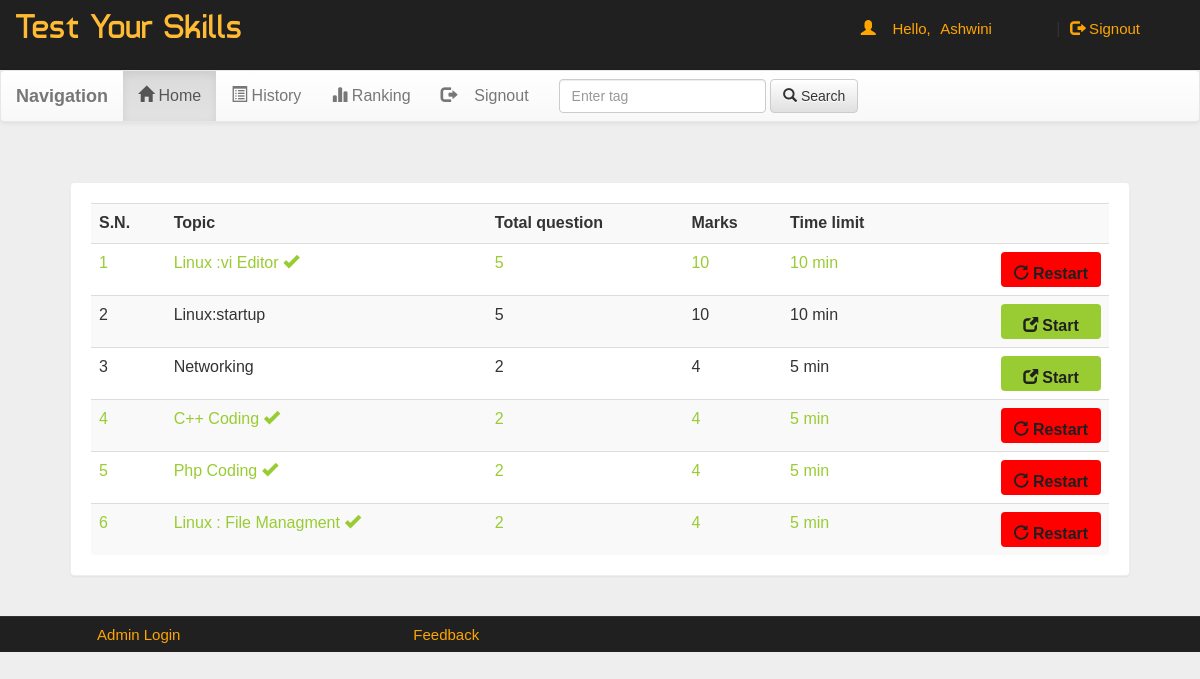
The page /account.php?q=1 (signed in) on the database its author committed.
### tables this page shows
CREATE TABLE `quiz` (
  `eid` text NOT NULL,
  `title` varchar(100) NOT NULL,
  `rig` int(11) NOT NULL,
  `wrong` int(11) NOT NULL,
  `total` int(11) NOT NULL,
  `time` bigint(20) NOT NULL,
  `intro` text NOT NULL,
  `tag` varchar(100) NOT NULL,
  `date` timestamp NOT NULL DEFAULT CURRENT_TIMESTAMP ON UPDATE CURRENT_TIMESTAMP
);

### account.php (the view, shortened to what this page needs)
<!DOCTYPE html PUBLIC "-//W3C//DTD XHTML 1.0 Transitional//EN" "http://www.w3.org/TR/xhtml1/DTD/xhtml1-transitional.dtd">
<html xmlns="http://www.w3.org/1999/xhtml">
<head>
<link  rel="stylesheet" href="css/bootstrap.min.css"/>
 <link  rel="stylesheet" href="css/bootstrap-theme.min.css"/>
 <link rel="stylesheet" href="css/main.css">
 <link  rel="stylesheet" href="css/font.css">
</head>
<body>
<div class="header">
<div class="row">
<div class="col-lg-6">
<span class="logo">Test Your Skills</span></div>
<div class="col-md-4 col-md-offset-2">
 <?php
 include_once 'dbConnection.php';
  if(!(isset($_SESSION['email']))){
header("location:index.php");
}
else
{
$name = $_SESSION['name'];
$email=$_SESSION['email'];
echo '<span class="pull-right top title1" ><span class="log1"><span class="glyphicon glyphicon-user" aria-hidden="true"></span>&nbsp;&nbsp;&nbsp;&nbsp;Hello,</span> <a href="account.php?q=1" class="log log1">'.$name.'</a>&nbsp;|&nbsp;<a href="logout.php?q=account.php" class="log"><span class="glyphicon glyphicon-log-out" aria-hidden="true"></span>&nbsp;Signout</button></a></span>';
}?>
</div>
</div></div>
<div class="bg">
<nav class="navbar navbar-default title1">
  <div class="container-fluid">
    <div class="navbar-header">
      <a class="navbar-brand" href="#"><b>Navigation</b></a>
    </div>
    <div class="collapse navbar-collapse" id="bs-example-navbar-collapse-1">
      <ul class="nav navbar-nav">
        <li <?php if(@$_GET['q']==1) echo'class="active"'; ?> ><a href="account.php?q=1"><span class="glyphicon glyphicon-home" aria-hidden="true"></span>&nbsp;Home<span class="sr-only">(current)</span></a></li>
        <li <?php if(@$_GET['q']==2) echo'class="active"'; ?>><a href="account.php?q=2"><span class="glyphicon glyphicon-list-alt" aria-hidden="true"></span>&nbsp;History</a></li>
		<li <?php if(@$_GET['q']==3) echo'class="active"'; ?>><a href="account.php?q=3"><span class="glyphicon glyphicon-stats" aria-hidden="true"></span>&nbsp;Ranking</a></li>
		<li class="pull-right"> <a href="logout.php?q=account.php"><span class="glyphicon glyphicon-log-out" aria-hidden="true"></span>&nbsp;&nbsp;&nbsp;&nbsp;Signout</a></li>
		</ul>
            <form class="navbar-form navbar-left" role="search">
        <div class="form-group">
          <input type="text" class="form-control" placeholder="Enter tag ">
        </div>
        <button type="submit" class="btn btn-default"><span class="glyphicon glyphicon-search" aria-hidden="true"></span>&nbsp;Search</button>
      </form>
      </div>
  </div>
</nav>
<div class="container">
<div class="row">
<div class="col-md-12">
<?php if(@$_GET['q']==1) {
$result = mysqli_query($con,"SELECT * FROM quiz ORDER BY date DESC") or die('Error');
echo  '<div class="panel"><div class="table-responsive"><table class="table table-striped title1">
<tr><td><b>S.N.</b></td><td><b>Topic</b></td><td><b>Total question</b></td><td><b>Marks</b></td><td><b>Time limit</b></td><td></td></tr>';
$c=1;
while($row = mysqli_fetch_array($result)) {
	$title = $row['title'];
	$total = $row['total'];
	$rig = $row['rig'];
    $time = $row['time'];
	$eid = $row['eid'];
$q12=mysqli_query($con,"SELECT score FROM history WHERE eid='$eid' AND email='$email'" )or die('Error98');
$rowcount=mysqli_num_rows($q12);
if($rowcount == 0){
	echo '<tr><td>'.$c++.'</td><td>'.$title.'</td><td>'.$total.'</td><td>'.$rig*$total.'</td><td>'.$time.'&nbsp;min</td>
	<td><b><a href="account.php?q=quiz&step=2&eid='.$eid.'&n=1&t='.$total.'" class="pull-right btn sub1" style="margin:0px;background:#99cc32"><span class="glyphicon glyphicon-new-window" aria-hidden="true"></span>&nbsp;<span class="title1"><b>Start</b></span></a></b></td></tr>';
}
else
{
echo '<tr style="color:#99cc32"><td>'.$c++.'</td><td>'.$title.'&nbsp;<span title="This quiz is already solve by you" class="glyphicon glyphicon-ok" aria-hidden="true"></span></td><td>'.$total.'</td><td>'.$rig*$total.'</td><td>'.$time.'&nbsp;min</td>
	<td><b><a href="update.php?q=quizre&step=25&eid='.$eid.'&n=1&t='.$total.'" class="pull-right btn sub1" style="margin:0px;background:red"><span class="glyphicon glyphicon-repeat" aria-hidden="true"></span>&nbsp;<span class="title1"><b>Restart</b></span></a></b></td></tr>';
}
}
echo '</table></div></div>';
}?>
</div></div></div></div>
<div class="row footer">
<div class="col-md-3 box">
<a href="#" data-toggle="modal" data-target="#login">Admin Login</a></div>
<div class="col-md-3 box">
<a href="feedback.php" target="_blank">Feedback</a></div></div>
</body>
</html>

### css/main.css (style rules this page uses)
body { overflow-x:hidden; width:100%; font: 15px "Century Gothic", "Times Roman", sans-serif; background:#eee; min-height:550px; background-attachment:fixed; }
.bg { min-height:540px; }
.panel { border-color:#eee; margin:40px; padding:20px; font: 15px "Century Gothic", "Times Roman", sans-serif; }
.header { background:#202020; height:70px; }
.logo { font-family:'typo'; font-size:35px; color:#ffbb33; margin:15px; }
.title1 { font: 16px "Century Gothic", "Times Roman", sans-serif; }
.sub1 { width:90px; color:#202020; background:orange; font-size:15px; height:35px; margin:20px; padding:10px; width:100px; }
.footer { font-size:15px; text-align:center; border-top:1px solid; border-color:#323232; background-color:#202020; }
.footer a { margin:25px; color:orange; text-decoration:none; font: 15px "Century Gothic", "Times Roman", sans-serif; }
.box { padding:9px; }
.top { margin-top:20px; }
.log1 { font: 15px 'Ubuntu', sans-serif; color:orange; margin-left:10px; }
.log { margin:10px; margin-right:60px; margin-left:5px; color:orange; text-decoration:none; font-size:20px; font-size:15px; }

### rows shown on the page
quiz: title "Linux :vi Editor", total "5", $rig*$total "10", time "10"
quiz: title "Linux:startup", total "5", $rig*$total "10", time "10"
quiz: title "Networking", total "2", $rig*$total "4", time "5"
quiz: title "C++ Coding", total "2", $rig*$total "4", time "5"
quiz: title "Php Coding", total "2", $rig*$total "4", time "5"
quiz: title "Linux : File Managment", total "2", $rig*$total "4", time "5"

### other values the page prints
$name "Ashwini"
